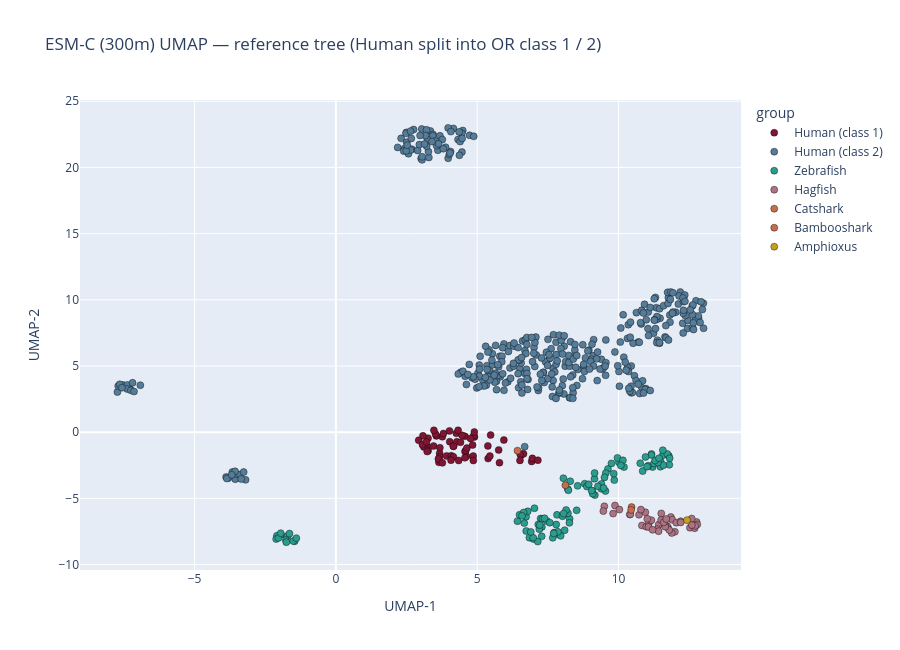

The notebook cell this image was saved under:
### Markdown cell above
### interactive (plotly)

### Code cell
import plotly.express as px

fig = px.scatter(
    plot_df, x="UMAP-1", y="UMAP-2", color="group",
    category_orders={"group": group_order}, color_discrete_map=GROUP_COLORS,
    hover_name="uniprot",
    hover_data={"species": True, "group": True, "L": True,
                "UMAP-1": ":.2f", "UMAP-2": ":.2f"},
    title="ESM-C (300m) UMAP — reference tree (Human split into OR class 1 / 2)",
    width=900, height=650,
)
fig.update_traces(marker=dict(size=7, line=dict(width=0.4, color="black")))
fig.update_layout(legend_title_text="group")
html_path = FIG_DIR / "reftree_esmc300m_umap_byclass.html"
fig.write_html(str(html_path)); print("saved:", html_path)
fig.show()

### Figure 1 — Plotly figure (JSON) as saved in the notebook; plotly's stock layout.template omitted (floating-point values rounded to 4 significant figures; data arrays with more than 128 entries replaced by an {"elided": "..."} marker saying what was removed)
{"data": [{"customdata": {"elided": "62x3 mixed values"}, "hovertemplate": "<b>%{hovertext}</b><br><br>group=%{customdata[1]}<br>UMAP-1=%{x:.2f}<br>UMAP-2=%{y:.2f}<br>species=%{customdata[0]}<br>L=%{customdata[2]}<extra></extra>", "hovertext": ["A0A3B3IT45", "A6NGY5", "A6NMU1", "P0C646", "P0C7T3", "Q6IF63", "Q6IFG1", "Q8NGF0", "Q8NGF1", "Q8NGF3", "Q8NGH5", "Q8NGH6", "Q8NGH7", "Q8NGH8", "Q8NGH9", "Q8NGI0", "Q8NGI1", "Q8NGI2", "Q8NGI3", "Q8NGJ2", "Q8NGJ3", "Q8NGJ4", "Q8NGJ5", "Q8NGJ6", "Q8NGJ7", "Q8NGJ8", "Q8NGJ9", "Q8NGK0", "Q8NGK1", "Q8NGK2", "Q8NGK3", "Q8NGK4", "Q8NGK5", "Q8NGK6", "Q8NH53", "Q8NH54", "Q8NH55", "Q8NH56", "Q8NH57", "Q8NH59", "Q8NH60", "Q8NH61", "Q8NH63", "Q8NH64", "Q8NH67", "Q8NH76", "Q8TCB6", "Q96RD2", "Q96RD3", "Q9H255", "Q9H2C5", "Q9H2C8", "Q9H339", "Q9H340", "Q9H341", "Q9H342", "Q9H343", "Q9H344", "Q9H346", "Q9UKL2", "Q9Y5P0", "Q9Y5P1"], "legendgroup": "Human (class 1)", "marker": {"color": "#7f1734", "line": {"color": "black", "width": 0.4}, "size": 7, "symbol": "circle"}, "mode": "markers", "name": "Human (class 1)", "orientation": "v", "showlegend": true, "type": "scatter", "x": [3.917, 4.62, 5.788, 3.26, 6.928, 5.474, 3.766, 4.028, 4.263, 4.838, 6.556, 4.903, 4.877, 6.952, 3.555, 3.224, 7.147, 3.112, 6.64, 2.929, 3.525, 3.468, 4.164, 3.671, 4.081, 5.943, 5.386, 4.277, 4.569, 3.457, 4.566, 4.465, 4.762, 5.377, 3.063, 6.518, 3.202, 3.679, 4.898, 4.595, 3.805, 4.158, 4.858, 3.666, 5.759, 6.513, 4.409, 4.018, 3.08, 4.154, 3.264, 3.644, 4.073, 4.565, 4.345, 5.449, 3.626, 4.635, 4.324, 3.23, 4.864, 3.768], "xaxis": "x", "y": [-1.795, -1.826, -2.304, -0.4544, -2.215, -0.2187, -0.346, -0.7175, -0.09015, -0.9741, -1.746, -0.3596, -0.2702, -1.977, -0.2811, -1.045, -2.121, -1.118, -1.638, -0.6093, -0.1431, 0.1401, -1.059, -1.589, -1.784, -0.5955, -1.993, -0.7339, -1.465, -1.052, -0.3153, -0.24, -0.4748, -1.038, -0.9429, -1.653, -0.7412, -1.172, 0.01289, -1.387, -0.1056, -1.866, -1.806, -1.875, -1.348, -2.133, -0.768, 0.09663, -0.275, -1.065, -1.397, -2.282, -2.121, -1.938, -2.141, -1.806, -2.024, -1.197, 0.1407, -1.466, -2.145, -2.32], "yaxis": "y"}, {"customdata": {"elided": "371x3 mixed values"}, "hovertemplate": "<b>%{hovertext}</b><br><br>group=%{customdata[1]}<br>UMAP-1=%{x:.2f}<br>UMAP-2=%{y:.2f}<br>species=%{customdata[0]}<br>L=%{customdata[2]}<extra></extra>", "hovertext": {"elided": "371 str values"}, "legendgroup": "Human (class 2)", "marker": {"color": "#557c99", "line": {"color": "black", "width": 0.4}, "size": 7, "symbol": "circle"}, "mode": "markers", "name": "Human (class 2)", "orientation": "v", "showlegend": true, "type": "scatter", "x": {"elided": "371 float values"}, "xaxis": "x", "y": {"elided": "371 float values"}, "yaxis": "y"}, {"customdata": {"elided": "103x3 mixed values"}, "hovertemplate": "<b>%{hovertext}</b><br><br>group=%{customdata[1]}<br>UMAP-1=%{x:.2f}<br>UMAP-2=%{y:.2f}<br>species=%{customdata[0]}<br>L=%{customdata[2]}<extra></extra>", "hovertext": ["A0A0R4IUN5", "A0A172MB69", "A0A1L1QZE2", "A0A1L1QZE3", "A0A8M2B4K9", "A0A8M2BH28", "A0A8M3AH26", "A0A8M6Z3Q9", "A0A8M9P7L0", "A0A8M9PFD9", "A0A8M9PS96", "A0A8M9PYC3", "E7FBP1", "E9QD99", "E9QFE0", "F1Q7C9", "I3ISJ9", "O42165", "O42169", "O42170", "O42171", "O42605", "Q08CP1", "Q2PR99", "Q2PRA0", "Q2PRA1", "Q2PRA2", "Q2PRA3", "Q2PRA4", "Q2PRA5", "Q2PRA6", "Q2PRA7", "Q2PRA8", "Q2PRA9", "Q2PRB3", "Q2PRB4", "Q2PRB5", "Q2PRB9", "Q2PRC0", "Q2PRC1", "Q2PRD5", "Q2PRD7", "Q2PRD8", "Q2PRD9", "Q2PRE0", "Q2PRE1", "Q2PRE2", "Q2PRE3", "Q2PRE4", "Q2PRE5", "Q2PRF0", "Q2PRF3", "Q2PRF4", "Q2PRF5", "Q2PRF6", "Q2PRF7", "Q2PRF8", "Q2PRF9", "Q2PRG0", "Q2PRG1", "Q2PRG2", "Q2PRG3", "Q2PRG4", "Q2PRG5", "Q2PRG6", "Q2PRH7", "Q2PRH8", "Q2PRI0", "Q2PRI1", "Q2PRI3", "Q2PRJ4", "Q2PRJ9", "Q2PRK0", "Q2PRK1", "Q2PRK3", "Q2PRK4", "Q2PRK5", "Q2PRK6", "Q2PRK8", "Q2PRK9", "Q2PRL0", "Q2PRL1", "Q2PRL2", "Q2PRL3", "Q2PRL4", "Q2PRL5", "Q2PRL6", "Q2PRL7", "Q2PRL8", "Q2PRL9", "Q2PRM1", "Q2PRM3", "Q2PRM4", "Q2PRM5", "Q32PQ4", "Q90426", "Q90428", "Q9DFC7", "Q9I8Y8", "Q9I8Z0", "Q9I8Z5", "Q9PRJ2", "Q9PSU4"], "legendgroup": "Zebrafish", "marker": {"color": "#2A9D8F", "line": {"color": "black", "width": 0.4}, "size": 7, "symbol": "circle"}, "mode": "markers", "name": "Zebrafish", "orientation": "v", "showlegend": true, "type": "scatter", "x": [7.243, 8.554, -1.944, 7.824, 11.17, 11.5, 6.846, 8.271, 8.206, 11.21, 10.86, 11.48, -2.087, -2.113, -1.713, 8.05, 8.211, 9.627, 11.17, 11.78, 11.57, 11.73, 6.665, 8.263, 7.854, 7.953, 7.726, 8.094, 7.673, 7.854, 7.708, 8.019, 8.146, 8.056, 9.551, 9.503, 9.149, 9.154, 10.02, 10.19, 6.424, 6.73, 6.498, 6.787, 7.026, 6.641, 6.586, 8.804, 8.226, 8.291, 6.733, 7.282, 6.987, 7.143, 7.31, 7.465, 7.796, 7.569, 7.288, 7.382, 7.199, 7.16, 7.214, 6.981, 6.897, -1.462, -1.508, -1.769, -2.032, -1.4, 11.8, 11.59, 11.05, 11.26, 11.39, 11.3, 11.43, 9.395, 9.394, 9.539, 9.069, 9.164, 9.087, 8.879, 9.27, 9.473, 8.947, 9.964, 9.75, 10.16, 8.519, 11.01, 10.77, 9.054, 11.81, -1.952, -1.642, -1.755, 9.851, 10.96, 9.831, 10.08, 11.57], "xaxis": "x", "y": [-6.526, -4.057, -7.741, -6.246, -1.651, -2.228, -7.97, -6.543, -4.299, -2.636, -2.939, -2.616, -7.822, -8.074, -7.84, -3.476, -6.126, -2.775, -1.731, -1.789, -1.738, -1.649, -6.871, -6.849, -7.708, -7.832, -7.583, -7.406, -7.982, -7.53, -7.648, -6.348, -5.883, -6.15, -3.094, -3.416, -3.522, -3.091, -2.281, -2.636, -6.724, -6.381, -6.242, -5.984, -5.746, -6.073, -6.323, -3.893, -4.387, -3.71, -7.468, -7.871, -8.071, -8.264, -6.552, -6.714, -6.979, -6.836, -7.164, -6.507, -7.327, -6.972, -7.018, -7.97, -7.542, -8.246, -8.223, -8.157, -7.99, -8.008, -2.465, -2.496, -2.54, -2.37, -2.287, -2.136, -1.966, -3.915, -4.284, -4.447, -4.45, -4.756, -4.651, -4.104, -4.095, -4.224, -3.94, -1.944, -2.362, -2.128, -5.905, -2.608, -2.349, -4.412, -1.974, -7.632, -7.664, -8.308, -3.619, -1.871, -3.134, -2.515, -1.364], "yaxis": "y"}, {"customdata": {"elided": "43x3 mixed values"}, "hovertemplate": "<b>%{hovertext}</b><br><br>group=%{customdata[1]}<br>UMAP-1=%{x:.2f}<br>UMAP-2=%{y:.2f}<br>species=%{customdata[0]}<br>L=%{customdata[2]}<extra></extra>", "hovertext": ["A0A8C4N3S4", "A0A8C4N4A5", "A0A8C4N574", "A0A8C4N581", "A0A8C4N876", "A0A8C4N9C6", "A0A8C4N9J9", "A0A8C4NAE1", "A0A8C4NE06", "A0A8C4NG95", "A0A8C4NHB2", "A0A8C4NJL4", "A0A8C4NKZ8", "A0A8C4PYU2", "A0A8C4PZT2", "A0A8C4Q2F6", "A0A8C4Q2J0", "A0A8C4Q393", "A0A8C4Q534", "A0A8C4Q623", "A0A8C4QDL5", "A0A8C4QFS8", "A0A8C4QGK8", "A0A8C4QGQ6", "A0A8C4QH15", "A0A8C4QHX5", "A0A8C4QIC9", "A0A8C4QIS4", "A0A8C4QJS3", "A0A8C4QM61", "A0A8C4QMR8", "A0A8C4QMZ9", "A0A8C4QPH6", "A0A8C4QSZ3", "A0A8C4R023", "A0A8C4R0C9", "A0A8C4R5U0", "A0A8C4RER5", "A0A8C4WTC1", "A0A8C4WWA9", "A0A8C4WZC8", "A0A8C4WZW2", "A0A8C4X159"], "legendgroup": "Hagfish", "marker": {"color": "#ab7383", "line": {"color": "black", "width": 0.4}, "size": 7, "symbol": "circle"}, "mode": "markers", "name": "Hagfish", "orientation": "v", "showlegend": true, "type": "scatter", "x": [10.4, 11.75, 11.99, 11.85, 10.83, 10.73, 9.809, 9.498, 11.51, 10.98, 11.07, 11.16, 11.02, 11.88, 11.72, 11.8, 12.76, 9.463, 11.42, 11.37, 9.876, 10.42, 11.65, 11.65, 12.53, 11.06, 12.69, 12.59, 10.03, 11.9, 12.79, 12.04, 11.42, 12.2, 11.21, 10.95, 10.79, 12.2, 11.51, 11.6, 12.71, 12.6, 11.69], "xaxis": "x", "y": [-6.226, -7.213, -7.527, -6.411, -7.047, -6.238, -6.151, -5.604, -6.139, -7.144, -6.88, -6.646, -6.544, -7.615, -7.093, -7.388, -6.79, -5.964, -6.985, -7.326, -5.541, -6.205, -7.054, -7.141, -7.22, -7.16, -7.252, -6.529, -5.85, -6.616, -6.979, -6.841, -7.48, -6.726, -7.378, -6.051, -5.852, -6.817, -6.634, -6.813, -7.078, -7.019, -6.563], "yaxis": "y"}, {"customdata": [["Catshark", "Catshark", 381], ["Catshark", "Catshark", 339]], "hovertemplate": "<b>%{hovertext}</b><br><br>group=%{customdata[1]}<br>UMAP-1=%{x:.2f}<br>UMAP-2=%{y:.2f}<br>species=%{customdata[0]}<br>L=%{customdata[2]}<extra></extra>", "hovertext": ["A0A401NGY3", "A0A401PQX7"], "legendgroup": "Catshark", "marker": {"color": "#C56E4F", "line": {"color": "black", "width": 0.4}, "size": 7, "symbol": "circle"}, "mode": "markers", "name": "Catshark", "orientation": "v", "showlegend": true, "type": "scatter", "x": [10.46, 10.45], "xaxis": "x", "y": [-5.663, -5.878], "yaxis": "y"}, {"customdata": [["Bambooshark", "Bambooshark", 314], ["Bambooshark", "Bambooshark", 325]], "hovertemplate": "<b>%{hovertext}</b><br><br>group=%{customdata[1]}<br>UMAP-1=%{x:.2f}<br>UMAP-2=%{y:.2f}<br>species=%{customdata[0]}<br>L=%{customdata[2]}<extra></extra>", "hovertext": ["A0A401T3Q8", "A0A401T3V3"], "legendgroup": "Bambooshark", "marker": {"color": "#C56E4F", "line": {"color": "black", "width": 0.4}, "size": 7, "symbol": "circle"}, "mode": "markers", "name": "Bambooshark", "orientation": "v", "showlegend": true, "type": "scatter", "x": [8.12, 6.426], "xaxis": "x", "y": [-4.005, -1.397], "yaxis": "y"}, {"customdata": [["Amphioxus", "Amphioxus", 248]], "hovertemplate": "<b>%{hovertext}</b><br><br>group=%{customdata[1]}<br>UMAP-1=%{x:.2f}<br>UMAP-2=%{y:.2f}<br>species=%{customdata[0]}<br>L=%{customdata[2]}<extra></extra>", "hovertext": ["A0A8J9ZM08"], "legendgroup": "Amphioxus", "marker": {"color": "#C4A01D", "line": {"color": "black", "width": 0.4}, "size": 7, "symbol": "circle"}, "mode": "markers", "name": "Amphioxus", "orientation": "v", "showlegend": true, "type": "scatter", "x": [12.43], "xaxis": "x", "y": [-6.646], "yaxis": "y"}], "layout": {"height": 650, "legend": {"title": {"text": "group"}, "tracegroupgap": 0}, "title": {"text": "ESM-C (300m) UMAP — reference tree (Human split into OR class 1 / 2)"}, "width": 900, "xaxis": {"anchor": "y", "domain": [0, 1], "title": {"text": "UMAP-1"}}, "yaxis": {"anchor": "x", "domain": [0, 1], "title": {"text": "UMAP-2"}}}}
